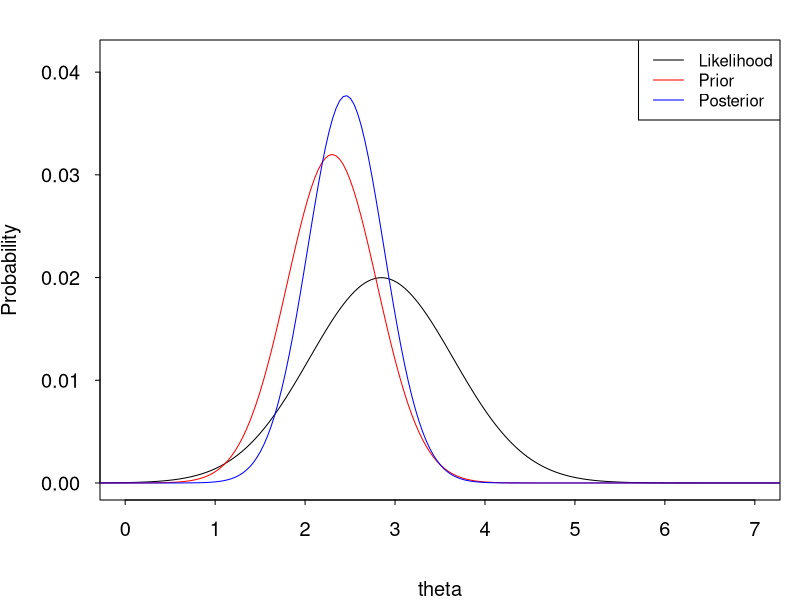

Generate this figure with R:
## ---- chunk 1

# sample size
n <- 1

# true population mean
pop.mu <- 3.1

# true population standard deviation
pop.s <- 0.8

# generate our random numbers
x <- rnorm(n, pop.mu, pop.s)

# here im going to print our numbers to screen 
# which is fine because we only have 10 of them, 
# but if you had more you might want to plot them
# perhaps as a histogram or boxplot, or scatterplot.
print(x)

#hist(x)

## ---- chunk 2

# define a range of possible theta value either side of our data
theta <- seq(-10, 10, length = 500)

# parameters of the prior distribution of the mean... 
# N.B. this is the mean and sd of the mean we are estimating,
# The sd is not the sd of the data!!!!
prior_theta_mu <- 2.3
prior_theta_s  <- 0.5

## ---- chunk 3

# - - - - - - - - - - - - - - - - - - - - - - - - - - - - - - 
# now calculate the likelihood of each of these theta values
# given our data by looping over our values of theta

# set up a vector in which to store our likelihoods
likelihood <- numeric(length(theta))

# loop over theta
for (i in 1:length(theta)) {
  likelihood[i] <- sum(dnorm(x, mean = theta[i], sd = pop.s))
}


# - - - - - - - - - - - - - - - - - - - - - - - - - - - - - - 


# now specify our prior distribution as a normal distribution
# with defined mean and standard deviation
prior = dnorm(theta, mean = prior_theta_mu, sd = prior_theta_s)

# with these two pieces of information we can estimate our posterior
# or at least the proportional approximation to it.
posterior <- prior * likelihood

## ---- chunk 4

# Set some graphical parameters to tidy up the size of the margins
# and layout of the axes labels and axes ticks.
# mar = ... defines how many lines are in each of the plot margins
# mgp = ... determines which line the axes titles, 
#           labels and lines are drawn
# tck = ... determines direction and length of axis tick marks
# lax = ... rotates the y-axis tick labels 90 degrees.
par(mar = c(5,5,2,1), mgp = c(4,1,0), tck = -.01, las = 1)

# plot the likelihood of the data, scaled by its sum which makes 
# it a probability distribution.. Here i am scaling the 
# y axis limit of the plot to be the max of the values 
# we are plotting.
plot( (likelihood / sum(likelihood) ) ~ theta, 
     type = 'l', 
     ylab = 'Probability', 
     ylim = c(0, 1.1 * max(c(posterior/sum(posterior), 
                             prior/sum(prior), 
                             likelihood/sum(likelihood)))), 
     xlim = c(0, 7),
     xlab = 'theta', 
     cex.axis = 1.2, 
     cex.lab = 1.2)

# add the prior distribution, similarly scaled, as a red line
lines( (prior / sum(prior)) ~ theta, col = 'red')

# add the posterior, similarly scaled, as a blue line
lines( (posterior / sum(posterior)) ~ theta, col = 'blue')

# add a figure legend
legend('topright', 
       legend = c('Likelihood','Prior','Posterior'),
       col = c('black','red','blue'),
       lty = 1)

# rescale the posterior so it is a true probability distrubution
# that sums to one.
true_post <- posterior/sum(posterior)

